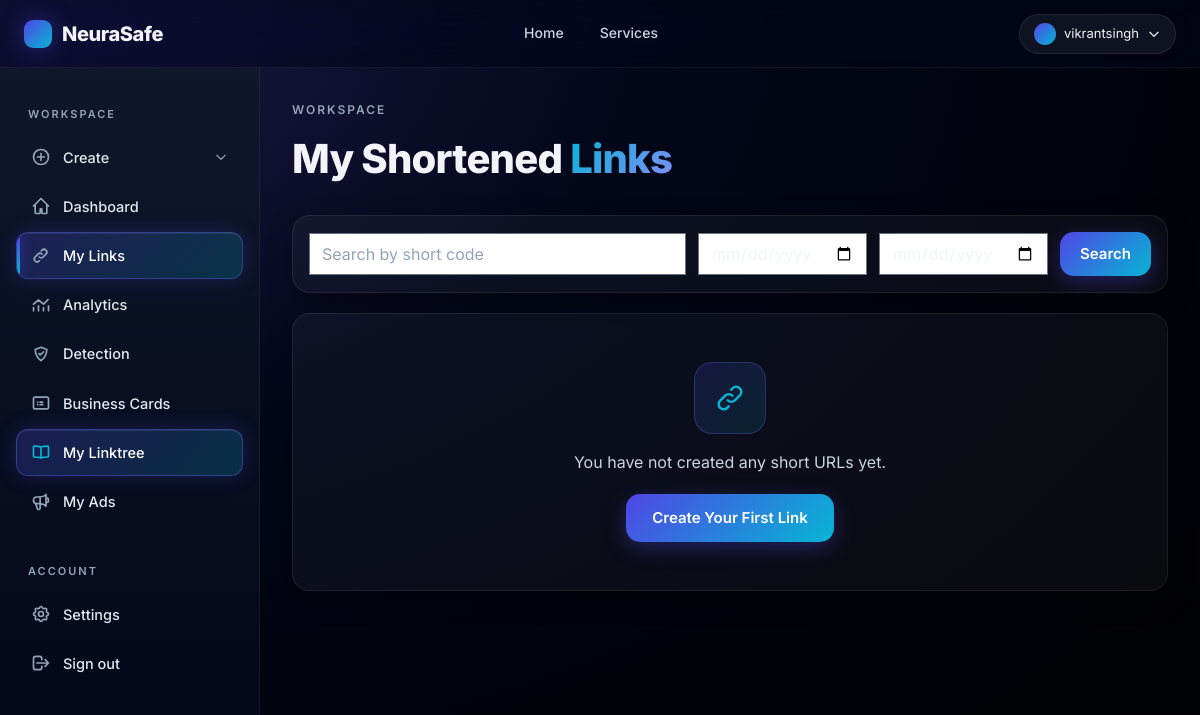
Before: /s/links/ (signed in) with the older database file.
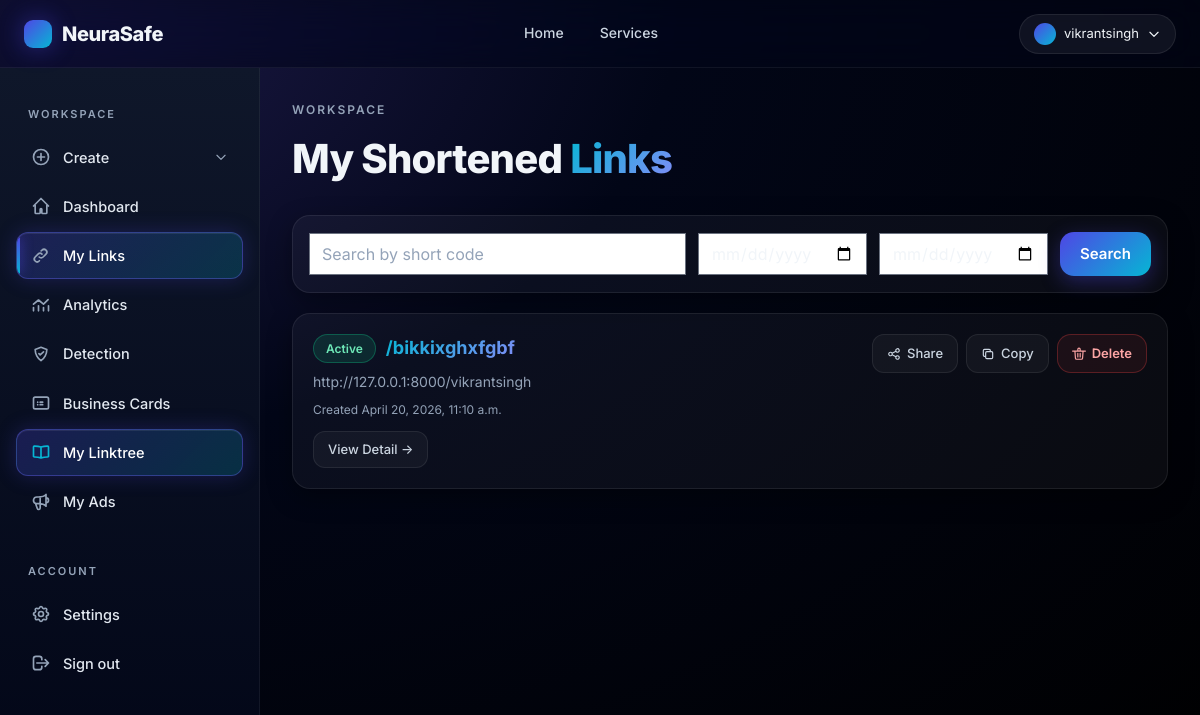
After: the same page with the newer database file.
### urlshortner/models.py (models this page shows, shortened)
class ShortURL(models.Model):
    user = models.ForeignKey(User, on_delete=models.CASCADE, null=True, blank=True)
    original_url = models.URLField()
    short_code = models.CharField(max_length=10, unique=True)
    clicks = models.IntegerField(default=0)
    date_created = models.DateTimeField(auto_now_add=True)
    qr_code_data = models.TextField(null=True, blank=True)
    class Meta:
        ordering = ['-date_created']

### user/views.py (the view)
# urls.py: path('links/', user_links, name='user_links'),
@login_required
def user_links(request):
    user_short_urls = ShortURL.objects.filter(user=request.user)
    search_query = request.GET.get('search', '')
    date_from = request.GET.get('date_from', '')
    date_to = request.GET.get('date_to', '')
    min_clicks = request.GET.get('min_clicks', '')
    if search_query:
        user_short_urls = user_short_urls.filter(
            Q(original_url__icontains=search_query) |
            Q(short_code__icontains=search_query)
        )
    if date_from:
        user_short_urls = user_short_urls.filter(date_created__gte=date_from)
    if date_to:
        user_short_urls = user_short_urls.filter(date_created__lte=date_to)
    if min_clicks:
        user_short_urls = user_short_urls.filter(clicks__gte=min_clicks)
    return render(request, 'user/links.html', {'user_short_urls': user_short_urls, })

### templates/user/links.html (shortened to what the changed rows need)
{% extends 'basehome/base.html' %}
{% load static %}
{% block content %}
<div class="ns-app-content" data-testid="my-links-root">
  <div class="animate-fade-in-up">
    <div style="margin-bottom: 24px;">
      <h1 style="font-size: clamp(28px, 4vw, 40px); font-weight: 800; letter-spacing: -0.02em; margin: 0;">My Shortened <span class="text-gradient-cyan">Links</span></h1>
    </div>
    {% if user_short_urls %}
      {% for short_url in user_short_urls %}
      <div class="ns-card" style="position: relative; padding: 20px; margin-bottom: 16px; display: flex; gap: 20px; flex-wrap: wrap; align-items: flex-start;" data-testid="link-card">
        <div style="flex: 1; min-width: 240px;">
          <div style="display: flex; align-items: center; gap: 10px; margin-bottom: 8px; flex-wrap: wrap;">
            <span class="ns-badge active">Active</span>
            <a href="/{{ short_url.short_code }}" class="text-gradient-cyan" style="font-size: 18px; font-weight: 700; text-decoration: none;">/{{ short_url.short_code }}</a>
          </div>
          <p style="color: var(--text-muted); font-size: 14px; margin: 0 0 6px; word-break: break-all;">{{ short_url.original_url }}</p>
          <p style="color: var(--text-muted); font-size: 12px; margin: 0 0 12px;">Created {{ short_url.date_created }}</p>
          <a href="{% url 'url_details_view' short_code=short_url.short_code %}" class="ns-btn-ghost" style="padding: 7px 14px; font-size: 13px;">View Detail →</a>
        </div>
        <div style="display: flex; gap: 8px; flex-wrap: wrap; margin-left: auto;" data-testid="link-actions-{{ short_url.short_code }}">
          <div style="position: relative;" class="ns-share-wrap">
            <button type="button" id="dropdownMenuButton{{ short_url.short_code }}" class="ns-btn-ghost ns-share-toggle" style="padding: 8px 14px; font-size: 13px;" data-testid="share-btn-{{ short_url.short_code }}">
              Share
            </button>
          </div>
          <button type="button" onclick="copyToClipboard('http://127.0.0.1:8000/{{ short_url.short_code }}')" class="ns-btn-ghost" style="padding: 8px 14px; font-size: 13px;" data-testid="copy-btn-{{ short_url.short_code }}">
            <svg width="14" height="14" fill="none" stroke="currentColor" viewBox="0 0 24 24"><path stroke-linecap="round" stroke-linejoin="round" stroke-width="2" d="M8 16H6a2 2 0 01-2-2V6a2 2 0 012-2h8a2 2 0 012 2v2m-6 12h8a2 2 0 002-2v-8a2 2 0 00-2-2h-8a2 2 0 00-2 2v8a2 2 0 002 2z"/></svg>
            Copy
          </button>
          <form action="{% url 'delete_short_url' short_url.short_code %}" method="post" style="margin: 0;" data-delete-form="{{ short_url.short_code }}">
            <button type="button" class="ns-delete-open-btn" data-target="popup-modal-{{ short_url.short_code }}" data-testid="delete-btn-{{ short_url.short_code }}" style="display: inline-flex; align-items: center; gap: 6px; padding: 8px 14px; border-radius: var(--radius-md); border: 1px solid rgba(239,68,68,0.3); color: #fca5a5; background: rgba(239,68,68,0.08); font-size: 13px; font-weight: 600; cursor: pointer; transition: all 0.25s ease;" onmouseover="this.style.background='rgba(239,68,68,0.18)';this.style.color='#fecaca';" onmouseout="this.style.background='rgba(239,68,68,0.08)';this.style.color='#fca5a5';">
              <svg width="14" height="14" fill="none" stroke="currentColor" viewBox="0 0 24 24"><path stroke-linecap="round" stroke-linejoin="round" stroke-width="2" d="M19 7l-.867 12.142A2 2 0 0116.138 21H7.862a2 2 0 01-1.995-1.858L5 7m5 4v6m4-6v6M1 7h22M10 7V4a2 2 0 012-2h0a2 2 0 012 2v3"/></svg>
              Delete
            </button>
          </form>
        </div>
      </div>
      {% endfor %}
    {% else %}
      <div class="ns-card" style="padding: 48px 24px; text-align: center;">
        <div style="width: 72px; height: 72px; margin: 0 auto 16px; border-radius: 18px; display: flex; align-items: center; justify-content: center; background: linear-gradient(135deg, rgba(79,70,229,0.18), rgba(6,182,212,0.12)); border: 1px solid rgba(99,102,241,0.3);">
        </div>
        <p style="color: var(--text-secondary); font-size: 16px; margin: 0 0 18px;">You have not created any short URLs yet.</p>
        <a href="{% url 'userdashboard' %}" class="ns-btn-primary">Create Your First Link</a>
      </div>
    {% endif %}
  </div>
</div>
{% endblock %}

Changed rows visible on the page:
added ShortURL: short_code "bikkixghxfgbf", original_url "http://127.0.0.1:8000/vikrantsingh", date_created "April 20, 2026, 11:10 a.m."
Other visible differences:
text no longer shown: "You have not created any short URLs yet. Create Your First Link"
